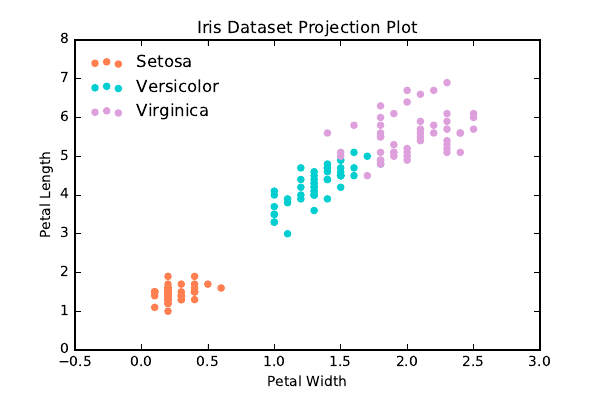

Write the Python code that produced this figure.
import numpy as np
import matplotlib.pyplot as plt


data = np.genfromtxt('iris.data', dtype=None, names = ['slength','swidth','plength','pwidth','class'], delimiter=",")
setosa = data[np.where(data['class'] == 'Iris-setosa')]
versicolor = data[np.where(data['class'] == 'Iris-versicolor')]
virginica = data[np.where(data['class'] == 'Iris-virginica')]


plt.scatter(setosa['pwidth'],setosa['plength'],color='coral',label='Setosa')
plt.scatter(versicolor['pwidth'],versicolor['plength'],color='darkturquoise',label='Versicolor')
plt.scatter(virginica['pwidth'],virginica['plength'],color='plum',label='Virginica')
plt.xlabel('Petal Width')
plt.ylabel('Petal Length')
plt.title('Iris Dataset Projection Plot')
plt.legend(frameon=False,loc=2)


plt.savefig('projectionplot.pdf')
plt.show()